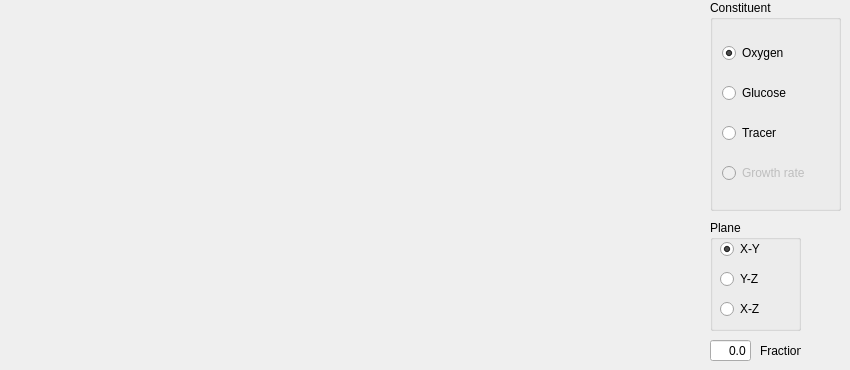
      <widget class="QWidget" name="page_2D">
       <property name="sizePolicy">
        <sizepolicy hsizetype="Fixed" vsizetype="Fixed">
         <horstretch>0</horstretch>
         <verstretch>0</verstretch>
        </sizepolicy>
       </property>
       <property name="maximumSize">
        <size>
         <width>1000</width>
         <height>700</height>
        </size>
       </property>
       <widget class="QGroupBox" name="groupBox_constituent">
        <property name="geometry">
         <rect>
          <x>710</x>
          <y>0</y>
          <width>131</width>
          <height>211</height>
         </rect>
        </property>
        <property name="title">
         <string>Constituent</string>
        </property>
        <layout class="QVBoxLayout" name="verticalLayout_3">
         <item>
          <widget class="QRadioButton" name="radioButton_oxygen">
           <property name="text">
            <string>Oxygen</string>
           </property>
           <property name="checked">
            <bool>true</bool>
           </property>
           <attribute name="buttonGroup">
            <string>buttonGroup_constituent</string>
           </attribute>
          </widget>
         </item>
         <item>
          <widget class="QRadioButton" name="radioButton_glucose">
           <property name="text">
            <string>Glucose</string>
           </property>
           <attribute name="buttonGroup">
            <string>buttonGroup_constituent</string>
           </attribute>
          </widget>
         </item>
         <item>
          <widget class="QRadioButton" name="radioButton_tracer">
           <property name="text">
            <string>Tracer</string>
           </property>
          </widget>
         </item>
         <item>
          <widget class="QRadioButton" name="radioButton_growth_rate">
           <property name="enabled">
            <bool>false</bool>
           </property>
           <property name="text">
            <string>Growth rate</string>
           </property>
           <attribute name="buttonGroup">
            <string>buttonGroup_constituent</string>
           </attribute>
          </widget>
         </item>
        </layout>
       </widget>
       <widget class="QGroupBox" name="groupBox_plane">
        <property name="geometry">
         <rect>
          <x>710</x>
          <y>220</y>
          <width>91</width>
          <height>111</height>
         </rect>
        </property>
        <property name="title">
         <string>Plane</string>
        </property>
        <widget class="QRadioButton" name="radioButton_XY">
         <property name="geometry">
          <rect>
           <x>10</x>
           <y>20</y>
           <width>51</width>
           <height>18</height>
          </rect>
         </property>
         <property name="text">
          <string>X-Y</string>
         </property>
         <property name="checked">
          <bool>true</bool>
         </property>
         <attribute name="buttonGroup">
          <string>buttonGroup_plane</string>
         </attribute>
        </widget>
        <widget class="QRadioButton" name="radioButton_YZ">
         <property name="geometry">
          <rect>
           <x>10</x>
           <y>50</y>
           <width>51</width>
           <height>18</height>
          </rect>
         </property>
         <property name="text">
          <string>Y-Z</string>
         </property>
         <attribute name="buttonGroup">
          <string>buttonGroup_plane</string>
         </attribute>
        </widget>
        <widget class="QRadioButton" name="radioButton_XZ">
         <property name="geometry">
          <rect>
           <x>10</x>
           <y>80</y>
           <width>51</width>
           <height>18</height>
          </rect>
         </property>
         <property name="text">
          <string>X-Z</string>
         </property>
         <attribute name="buttonGroup">
          <string>buttonGroup_plane</string>
         </attribute>
        </widget>
       </widget>
       <widget class="QLineEdit" name="lineEdit_fraction">
        <property name="geometry">
         <rect>
          <x>710</x>
          <y>340</y>
          <width>41</width>
          <height>21</height>
         </rect>
        </property>
        <property name="text">
         <string>0.0</string>
        </property>
        <property name="alignment">
         <set>Qt::AlignRight|Qt::AlignTrailing|Qt::AlignVCenter</set>
        </property>
       </widget>
       <widget class="QLabel" name="alabel_fraction">
        <property name="geometry">
         <rect>
          <x>760</x>
          <y>340</y>
          <width>41</width>
          <height>21</height>
         </rect>
        </property>
        <property name="text">
         <string>Fraction</string>
        </property>
       </widget>
      </widget>
